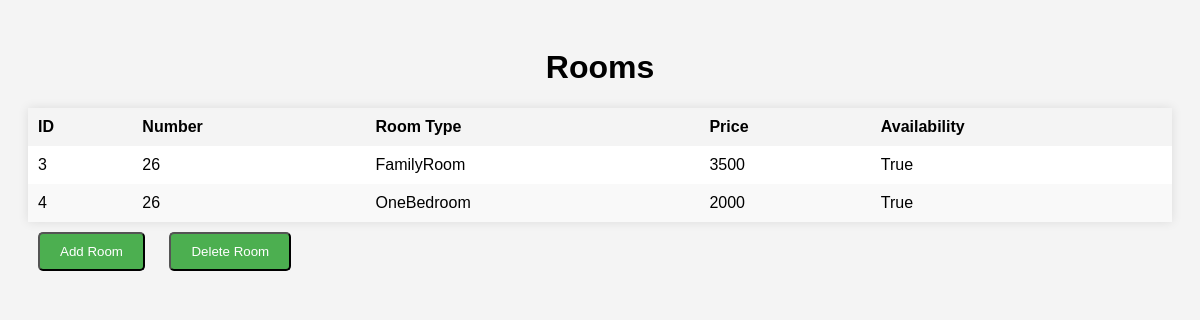
Screenshot of /rooms with the database file from the repository.
### app.py (models this page shows, shortened)
class Room(db.Model):
    _id = db.Column(db.Integer, primary_key=True)
    number = db.Column(db.String(10), nullable=False)
    room_type = db.Column(db.Enum('OneBedroom', 'FamilyRoom', 'Suite'), nullable=False)
    price = db.Column(db.Integer, nullable=False)
    is_available = db.Column(db.Boolean, default=True)

### app.py (the view)
@app.route('/rooms')
def rooms():
    roo = Room.query.all()
    return render_template('rooms.html' , rooms=roo)

### templates/rooms.html (shortened to what this page needs)
<!DOCTYPE html>
<html lang="en">
<head>
</head>
<body>
  <h1>Rooms</h1>
  <table>
    <thead>
      <tr>
        <th>ID</th>
        <th>Number</th>
        <th>Room Type</th>
        <th>Price</th>
        <th>Availability</th>
      </tr>
    </thead>
    <tbody>
      {% for room in rooms %}
      <tr>
        <td>{{ room._id }}</td>
        <td>{{ room.number }}</td>
        <td>{{ room.room_type }}</td>
        <td>{{ room.price }}</td>
        <td>{{ room.is_available }}</td>
      </tr>
      {% endfor %}
    </tbody>
  </table>
  <button class="button" onclick="redirectToAddRoom()">Add Room</button>
  <button class="button" onclick="redirectTodeleteRoom()">Delete Room</button>
</body>
</html>

### templates/rooms.html (style rules this page uses)
body { font-family: Arial, sans-serif; background-color: #f4f4f4; padding: 20px; }
h1 { text-align: center; }
table { width: 100%; border-collapse: collapse; margin-top: 20px; background-color: #fff; box-shadow: 0 0 10px rgba(0, 0, 0, 0.1); }
th, td { padding: 10px; text-align: left; }
th { background-color: #f4f4f4; font-weight: bold; }
tr:nth-child(even) { background-color: #f9f9f9; }
.button { display: inline-block; margin: 10px; padding: 10px 20px; background-color: #4CAF50; color: #fff; text-decoration: none; border-radius: 5px; }

### rows the page displays
Room: _id "3", number "26", room_type "FamilyRoom", price "3500", is_available "True"
Room: _id "4", number "26", room_type "OneBedroom", price "2000", is_available "True"
